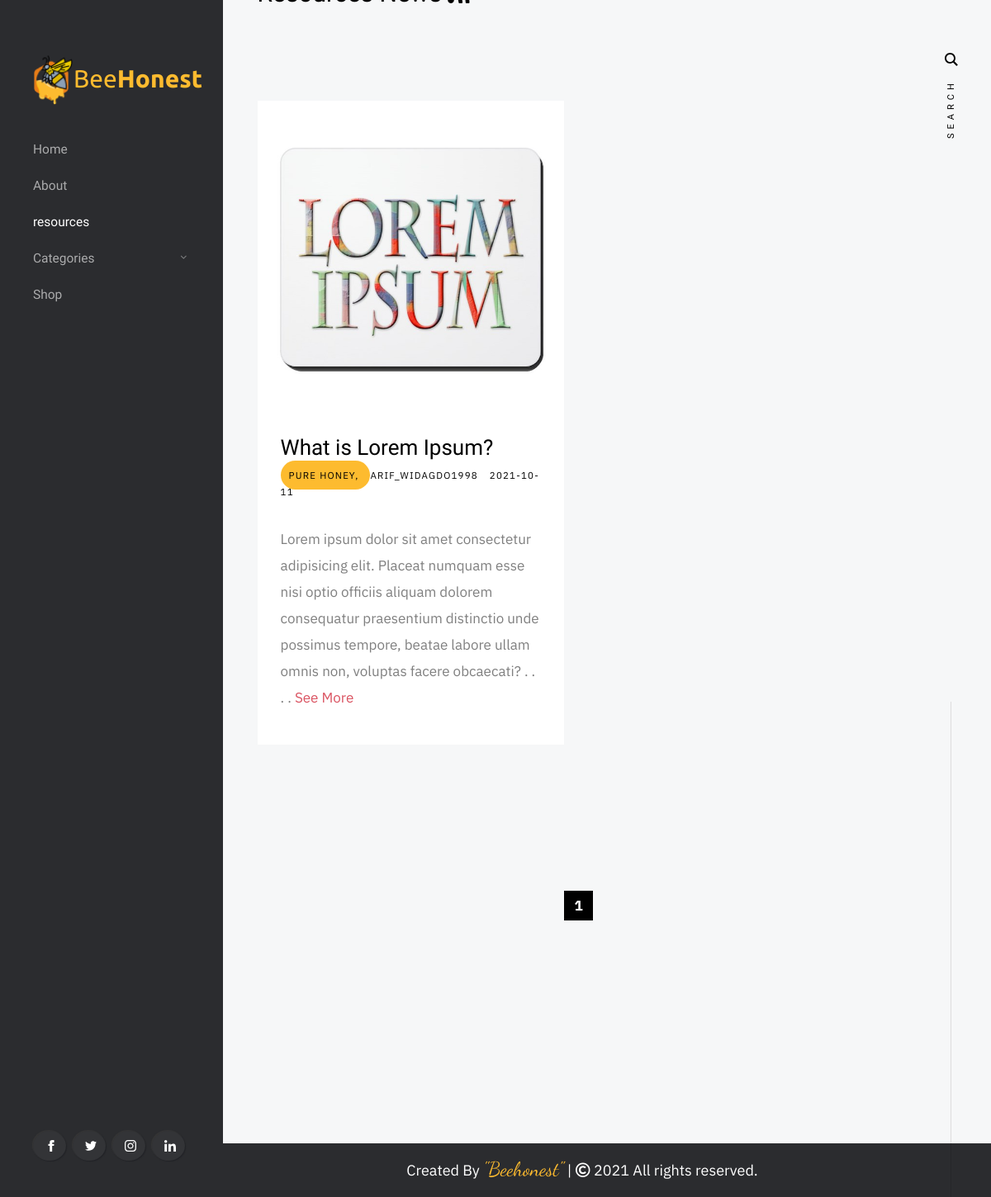
Screenshot of /blog.php with the database file from the repository.
### tables this page shows
CREATE TABLE `blog` (
  `id` int(3) NOT NULL,
  `cat_id` int(3) NOT NULL,
  `title` varchar(255) NOT NULL,
  `content` text NOT NULL,
  `tag` text NOT NULL,
  `admin` varchar(100) NOT NULL,
  `status` tinyint(1) NOT NULL,
  `rate` tinyint(2) NOT NULL,
  `image` varchar(255) NOT NULL,
  `date` timestamp NOT NULL DEFAULT current_timestamp(),
  `quote` text NOT NULL
);

CREATE TABLE `categories` (
  `id` int(2) NOT NULL,
  `category_name` varchar(100) NOT NULL,
  `status` tinyint(2) NOT NULL,
  `create_time` timestamp NOT NULL DEFAULT current_timestamp(),
  `admin_name` varchar(70) NOT NULL
);

CREATE TABLE `alamat` (
  `idAlamat` int(11) NOT NULL,
  `ig` text NOT NULL,
  `twitter` text NOT NULL,
  `fb` text NOT NULL,
  `linkedin` text NOT NULL,
  `namaPerusahaan` text NOT NULL,
  `alamatPerusahaan` text NOT NULL,
  `email` text NOT NULL,
  `no_telpPerusahaan` varchar(15) NOT NULL
);

### app/classes/Database.php (called while the page is built, shortened)
<?php
class Database{
    public static function db()
    {
        $link = mysqli_connect('localhost','root','','beehonest2');
        return $link;
    }
}

### app/classes/Site.php (called while the page is built, shortened)
<?php
class Site{
    public  static  function display(){
        $sql = "SELECT * FROM `site`";
        $result = mysqli_query(Database::db(),$sql);
        if($result){
            return $result;
        }else{
            return false;
        }
    }
}

### app/classes/post.php (called while the page is built, shortened)
<?php
class Post
{
    public  static  function pagination($sql){
        $result = mysqli_query(Database::db(),$sql);
        if($result){
            return $result;
        }else{
            return false;
        }
    }
}

### app/classes/Helper.php (called while the page is built, shortened)
<?php
class Helper
{
    public  static  function textShort($text,$limit = 400){
        $text = $text . " ";
        $text = substr($text,0,$limit);
        $text = $text . " . . . .";
        return $text;
    }
}

### blog.php (the view, shortened to what this page needs)
<?php
require_once('header-blog.php');;
?>
    <div id="top" class="s-wrap site-wrapper">
        <div class="s-content">
            <div class="masonry-wrap">
                <div class="masonry">
             <?php
            if(isset($_GET['catwisepost']) && isset($_GET['id'])){
                $id = $_GET['id'];
                $catWisepost = \App\classes\Post::categoryWisePost($id);
                if($catWisepost == false){
                    echo '<h1 class="text-center"><a>Not Avilable  !!</a></h1>';
                }else{
                    while ($catWisepostRow = mysqli_fetch_assoc($catWisepost)) {
                    echo '<header class="listing-header">
                                <h1 class="h2">Category By ';echo '<a>','"',$catWisepostRow['category_name'],'"','</a>'; echo'</h1>
                            </header>';
                    ?>
                    <article class="masonry__brick entry format-video animate-this">
                        <div class="entry__thumb-link">
                            <a href="singlepage?id=<?= $catWisepostRow['id'] ?>" >
                                <img src="uploads/<?=$catWisepostRow['image'] ?>" alt="" class="img-fluid w-100">
                            </a>
                        </div>
                        <div class="entry__text">
                            <div class="entry__header">
                                <h2 class="entry__title"><a href="singlepage?id=<?= $catWisepostRow['id'] ?>" title=""><?=$catWisepostRow['title'] ?></a></h2>
                                <div class="entry__meta">
                                    <span class="entry__meta-cat">
                                        <a  class="bg-orange" href="singlepage?id=<?= $catWisepostRow['id'] ?>" title="Category"><?= $catWisepostRow['category_name'] ?></a>
                                         <a  title="Author or Media"><?= $catWisepostRow['admin'] ?></a>
                                    </span>
                                    <span class="entry__meta-date">
                                         <a  title="Date and Time"><?php echo substr($catWisepostRow['date'],0,10) ?></a>
                                    </span>
                                </div>
                            </div>
                            <div class="entry__excerpt">
                               <span><p>
                                    <?php
                                    $txt = $catWisepostRow['content'];
                                    echo \App\classes\Helper::textShort("$txt",250);
                                    ?>
                                    <a href="singlepage?id=<?= $catWisepostRow['id'] ?>" title="">See More</a>
                                    </p>
                                </span>
                            </div>
                        </div>
                    </article>
                 <?php
             }
         }
            }
            else{
            ?>
            <?php
            $ob = new \App\classes\Site();
            $a = $ob->display();
            $siteData = mysqli_fetch_assoc($a);
            $skip = 0;
            $take = $siteData['postdisplay'];
            $sql = "SELECT blog.*, categories.category_name FROM blog INNER JOIN categories ON blog.cat_id = categories.id ORDER BY id DESC LIMIT $skip,$take ";
            $post = \App\classes\Post::pagination($sql);
            while ($row = mysqli_fetch_assoc($post)){
                echo '<header class="listing-header">
                        <h1 class="h2">Resources News <i class="fa fa-rss"></i></h1>
                    </header>';
                ?>
                <article class="masonry__brick entry format-video animate-this">
                        <div class="entry__thumb-link">
                            <a href="singlepage?id=<?= $row['id'] ?>" >
                                <img src="uploads/<?=$row['image'] ?>" alt="" class="img-fluid w-100">
                            </a>
                        </div>
                        <div class="entry__text">
                            <div class="entry__header">
                                <h2 class="entry__title"><a href="singlepage?id=<?= $row['id'] ?>" title=""><?=$row['title'] ?></a></h2>
                                <div class="entry__meta">
                                    <span class="entry__meta-cat">
                                        <a  class="bg-orange" href="blog?id=<?= $row['cat_id'] ?>&catwisepost" title="Category"><?= $row['category_name'] ?></a>
                                         <a  title="Author or Media"><?= $row['admin'] ?></a>
                                    </span>
                                    <span class="entry__meta-date">
                                         <a  title="Date and Time"><?php echo substr($row['date'],0,10) ?></a>
                                    </span>
                                </div>
                            </div>
                            <div class="entry__excerpt">
                               <span><p><?php
                                        $txt = $row['content'];
                                        echo   \App\classes\Helper::textShort("$txt",250);
                                        ?> <a href="singlepage?id=<?= $row['id'] ?>" title="">See More</a></p></span>
                            </div>
                        </div>
                    </article>
<?php }
}
?>
                </div>
            </div>
<br><br>
             <div class="row">
                <div class="column large-full">
                    <nav class="pgn">
            <?php
            $page = 1;
            ?>
                        <ul>
                        <li>  <?php
                            if ($page < 0) {
                                 echo " ";
                             }else{
                                 echo '<li><a class="pgn__num current">';
                                 echo   $page;
                                 echo '</a></li>';
                             }
                            ?></li>
                        </ul>
                    </nav>
                </div>
            </div>
        </div>
            <br><br><br><br><br><br>
       <?php require_once ('footer-blog.php');  ?>
</body>

### footer-blog.php (shortened to what this page needs)
<footer class="s-footer">
           <div class="row">
               <div class="column large-full footer__content">
                   <div class="footer__copyright">
                       <span>Created By <a href="#">"<?php echo $alamat['namaPerusahaan'] ?>"</a> | <span class="far fa-copyright"></span> 2021 All rights
                               reserved.</span>
                   </div>
               </div>
           </div>
       </footer>

### assets/css/base.css (style rules this page uses)
html { line-height: 1.15; -webkit-text-size-adjust: 100%; }
body { margin: 0; }
h1 { font-size: 2em; margin: 0.67em 0; }
a { background-color: transparent; }
img { border-style: none; }
html { font-size: 62.5%; box-sizing: border-box; }
*, *::before, *::after { box-sizing: inherit; }
body { font-weight: normal; line-height: 1; word-wrap: break-word; -moz-font-smoothing: grayscale; -moz-osx-font-smoothing: grayscale; -webkit-font-smoothing: antialiased; -webkit-overflow-scrolling: touch; -webkit-text-size-adjust: none; }
svg, img, video embed, iframe, object { max-width: 100%; height: auto; }
div, dl, dt, dd, ul, ol, li, h1, h2, h3, h4, h5, h6, pre, form, p, blockquote, th, td { margin: 0; padding: 0; }
p { font-size: inherit; text-rendering: optimizeLegibility; }
em, i { font-style: italic; line-height: inherit; }
ol, ul { list-style: none; }
li { display: block; }
a { text-decoration: none; line-height: inherit; }
a img { border: none; }
.row { width: 89%; max-width: 1200px; margin: 0 auto; display: -ms-flexbox; display: -webkit-flex; display: flex; -webkit-flex-flow: row wrap; -ms-flex-flow: row wrap; flex-flow: row wrap; }
.column { -webkit-flex: 1 1 0%; -ms-flex: 1 1 0%; flex: 1 1 0%; padding: 0 20px; }
.large-12, .large-full { -webkit-flex: 0 0 100%; -ms-flex: 0 0 100%; flex: 0 0 100%; max-width: 100%; }
@media screen and (max-width:1200px) { .column { padding: 0 16px; } }

### assets/css/skins/color-1.css (style rules this page uses)
:root { --skin-color:#FDBB2F; }

### rows the page displays
blog: image (picture), title "What is Lorem Ipsum?", categories.category_name "PURE HONEY", admin "ARIF_WIDAGDO1998", date "2021-10-11", content "Lorem ipsum dolor sit amet consectetur adipisicing elit. Placeat numquam esse nisi optio officiis aliquam dolorem consequatur praesentium distinctio unde possimus tempore, beatae labore ullam omnis non, voluptas facere obcaecati? . . . ."
alamat: namaPerusahaan "Beehonest"

### other values shown
$page "1"
